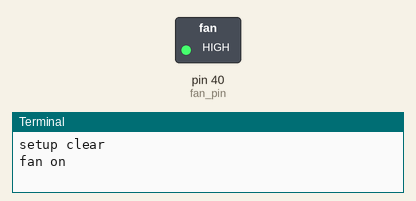
Recording of a program running on a simulated Raspberry Pi (header pin numbers). Shown: switched loads named in the program (green lamp = pin HIGH), the last lines printed to the terminal. At 20.0 s the program stops and its outputs stay as they are.

Above: at 2.5 s.
At 7.5 s:
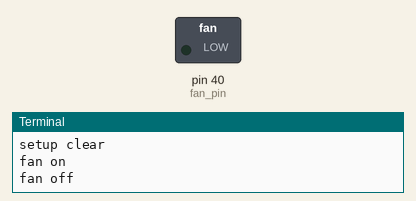
Timing chart, 0 to 13.0 s (numbered marks = the images above):
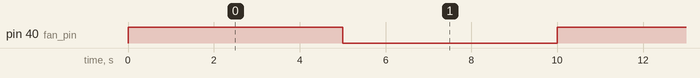

The program:

fan.py
```python
# fan.py

import time
import RPi.GPIO as GPIO


fan_pin = 40
GPIO.setmode(GPIO.BOARD)

GPIO.setup(fan_pin, GPIO.OUT)
GPIO.setwarnings(False)
print("setup clear")

GPIO.output(fan_pin,True)
print("fan on")
time.sleep(5)

GPIO.output(fan_pin,False)
print("fan off")
time.sleep(5)

GPIO.output(fan_pin,True)
print("fan on")
time.sleep(5)

GPIO.output(fan_pin,False)
print("fan off")
time.sleep(5)
```

Measured:
- by itself, pin 40 (fan_pin): alternates HIGH for 5.0 s and LOW for 5.0 s
